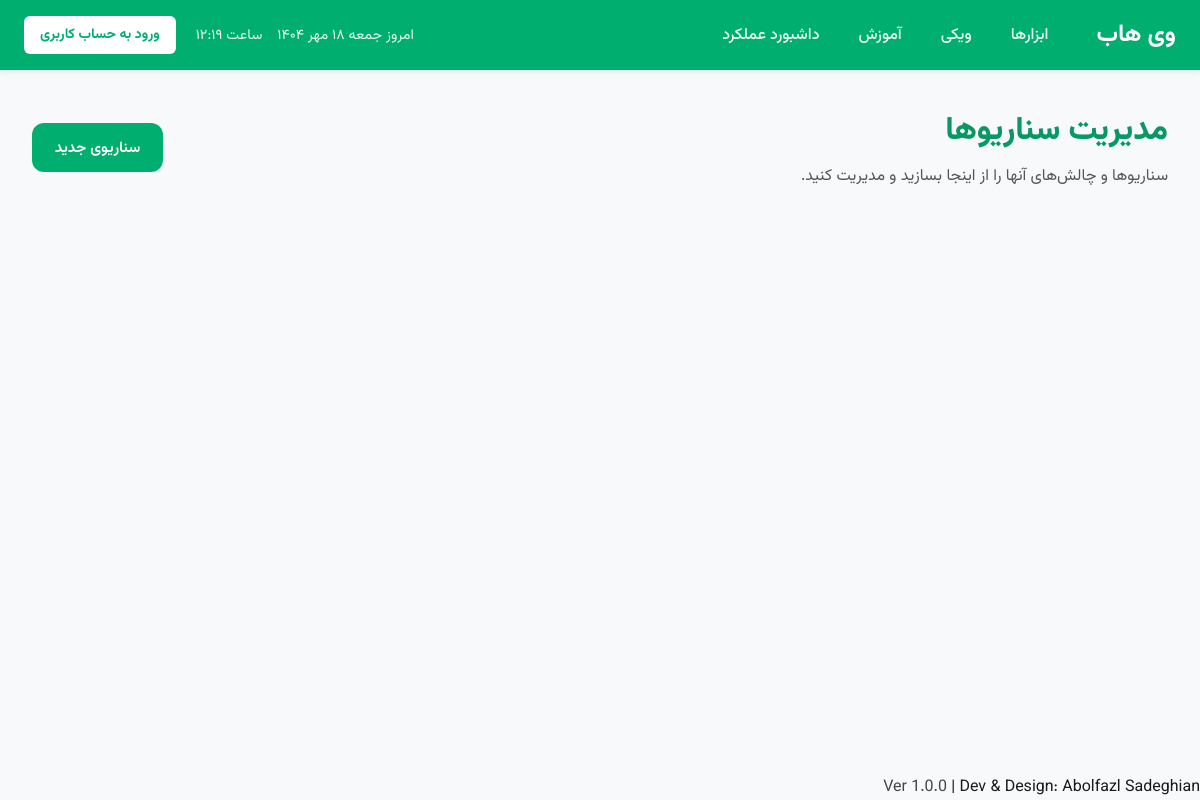
The page /admin/game/tasks/manage_scenarios.php (signed in) on the database as committed earlier.
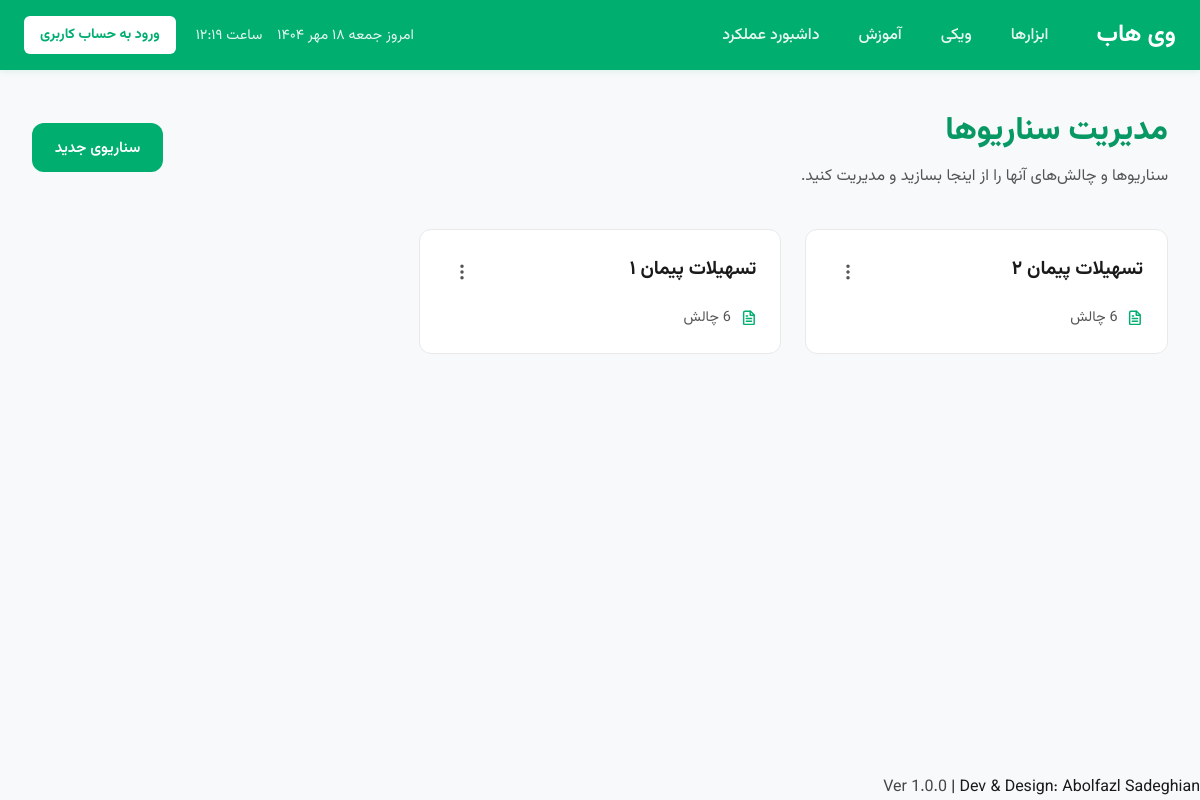
The same page on the database as committed later.
### tables this page shows
CREATE TABLE Scenarios (
    id INTEGER PRIMARY KEY AUTOINCREMENT,
    title TEXT NOT NULL,
    description TEXT,
    created_at TIMESTAMP DEFAULT CURRENT_TIMESTAMP
);

### admin/game/tasks/manage_scenarios.php (the view, shortened to what this page needs)
<?php
require_once __DIR__ . '/../../../db/database.php';
$stmt_scenarios = $pdo->query("
    SELECT
        s.id,
        s.title,
        s.description,
        (SELECT COUNT(*) FROM Challenges WHERE scenario_id = s.id) AS challenge_count
    FROM Scenarios s
    ORDER BY s.id DESC
");
$scenarios = $stmt_scenarios->fetchAll(PDO::FETCH_ASSOC);
?>
<!DOCTYPE html>
<html lang="fa" dir="rtl">
<head>
</head>
<body>
    <div id="header-placeholder"></div>
    <main>
        <div class="page-toolbar">
            <div>
                <h1 class="page-title">مدیریت سناریوها</h1>
                <p class="page-subtitle">سناریوها و چالش‌های آنها را از اینجا بسازید و مدیریت کنید.</p>
            </div>
            <button id="add-new-scenario-btn" class="btn btn-primary">سناریوی جدید</button>
        </div>
        <div id="scenarios-grid" class="task-card-grid">
            <?php foreach ($scenarios as $scenario) : ?>
                <div class="task-card">
                    <div class="task-card-header">
                        <h3><?= htmlspecialchars($scenario['title']) ?></h3>
                        <div class="actions-menu">
                            <button class="actions-menu-btn">
                                <svg class="icon" xmlns="http://www.w3.org/2000/svg" width="24" height="24" viewBox="0 0 24 24" fill="none" stroke="currentColor" stroke-width="2" stroke-linecap="round" stroke-linejoin="round">
                                    <circle cx="12" cy="12" r="1" />
                                    <circle cx="12" cy="5" r="1" />
                                    <circle cx="12" cy="19" r="1" />
                                </svg>
                            </button>
                        </div>
                    </div>
                    <div class="task-card-meta">
                        <span class="meta-item">
                            <span><?= $scenario['challenge_count'] ?> چالش</span>
                        </span>
                    </div>
                </div>
            <?php endforeach; ?>
        </div>
    </main>
    <div id="footer-placeholder"></div>
</body>
</html>

Rows that differ between the two databases and show on the page:
added scenarios: title "تسهیلات پیمان ۲"
added scenarios: title "تسهیلات پیمان ۱", challenge_count "6"
